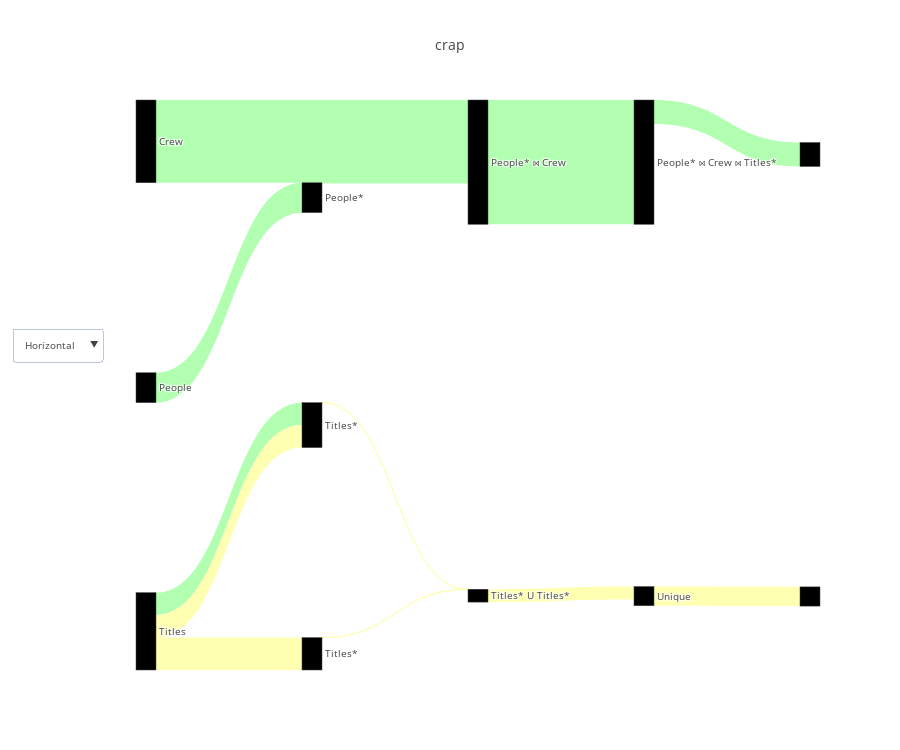

The cell this chart's notebook holds for it:
### Code cell
flow_df = query_renderer.get_flow_df(queries, con_str=con_str)
query_renderer.vizualize(flow_df, metrics=["actual_duration"], title="crap",open_=False)

### Figure 1 — Plotly figure (JSON) as saved in the notebook; plotly's stock layout.template omitted (floating-point values rounded to 4 significant figures)
{"data": [{"link": {"color": ["#ffffb2", "#ffffb2", "#ffffb2", "#b2ffb2", "#b2ffb2", "#b2ffb2", "#b2ffb2", "#b2ffb2", "#ffffb2", "#ffffb2", "#b2ffb2", "#ffffb2", "#b2ffb2"], "label": ["\nDescription: Filter relation to hold only relevant records.Filter condition: (titles_1.genres = 'Action'::text)", "\nDescription: Used in a UNION to merge multiple record sets by appending them together.", "\nDescription: Remove duplicated rows from a record set.", "\nDescription: Finds relevant records by sequentially scanning the input record set. When reading from a table, Seq Scans (unlike Index Scans) perform a single read operation (only the table is read).", "\nDescription: Filter relation to hold only relevant records.Filter condition: (people.name = ANY ('{\"Owen Wilson\",\"Adam Sandler\",\"Jason Segel\"}'::text[]))", "\nDescription: Finds relevant records by sequentially scanning the input record set. When reading from a table, Seq Scans (unlike Index Scans) perform a single read operation (only the table is read).", "\nDescription: Joins to record sets by hashing one of them (using a Hash Scan).Inner join with (crew.person_id = people.person_id)", "\nDescription: Finds relevant records by sequentially scanning the input record set. When reading from a table, Seq Scans (unlike Index Scans) perform a single read operation (only the table is read).", "\nDescription: Finds relevant records by sequentially scanning the input record set. When reading from a table, Seq Scans (unlike Index Scans) perform a single read operation (only the table is read).", "\nDescription: Finds relevant records by sequentially scanning the input record set. When reading from a table, Seq Scans (unlike Index Scans) perform a single read operation (only the table is read).", "\nDescription: Filter relation to hold only relevant records.Filter condition: (titles.genres = 'Comedy'::text)", "\nDescription: Filter relation to hold only relevant records.Filter condition: (titles.genres = 'Comedy'::text)", "\nDescription: Joins to record sets by hashing one of them (using a Hash Scan).Inner join with (titles.title_id = crew.title_id)"], "source": [0, 1, 2, 3, 4, 5, 6, 7, 7, 7, 8, 8, 9], "target": [1, 2, 11, 4, 6, 6, 9, 8, 8, 0, 9, 1, 10], "value": [1, 232, 346, 538, 1, 1490, 2238, 404, 406, 583, -1, 1, 432]}, "node": {"color": ["black", "black", "black", "black", "black", "black", "black", "black", "black", "black", "black", "black", "black"], "label": ["Titles*", "Titles* U Titles*", "Unique", "People", "People*", "Crew", "People* ⋈ Crew", "Titles", "Titles*", "People* ⋈ Crew ⋈ Titles*"], "pad": 200}, "orientation": "h", "type": "sankey", "valueformat": ",", "valuesuffix": [" Seconds", " Seconds", " Seconds", " Seconds", " Seconds", " Seconds", " Seconds", " Seconds", " Seconds", " Seconds", " Seconds", " Seconds", " Seconds"]}], "layout": {"font": {"size": 10}, "height": 750, "title": "crap", "updatemenus": [{"buttons": [{"args": ["orientation", "h"], "label": "Horizontal", "method": "restyle"}, {"args": ["orientation", "v"], "label": "Vertical", "method": "restyle"}], "y": 0.6}]}}
